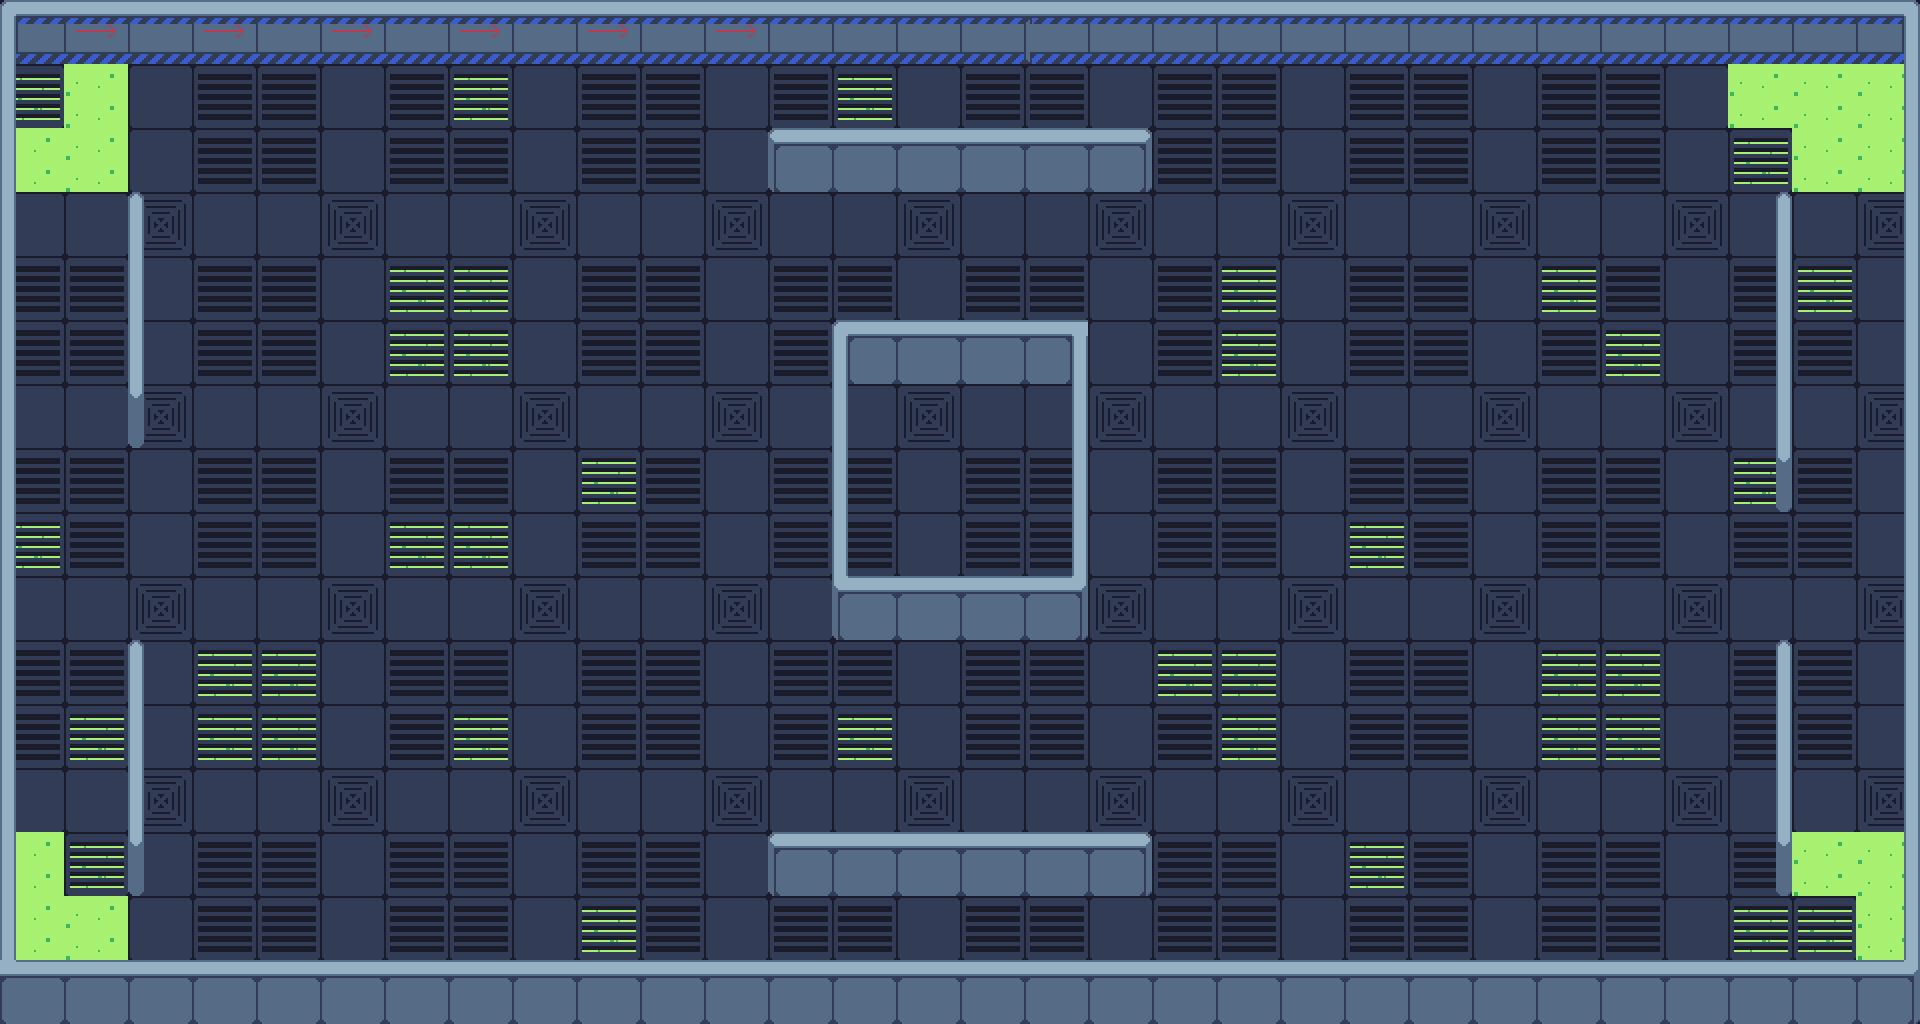

A 2D game scene composited from a Tiled map and its tileset images. What follows is a short description and the map's XML, with every tile layer's data as written:
An orthogonal 30x16 tile map with 64x64 px tiles, 4 tile layers (Ground, Walls, Tile Layer 3, Tile Layer 4).

<map version="1.5" tiledversion="1.7.2" orientation="orthogonal" renderorder="right-down" width="30" height="16" tilewidth="64" tileheight="64" infinite="0" nextlayerid="6" nextobjectid="1">
 <tileset firstgid="1" name="tileset x2" tilewidth="64" tileheight="64" tilecount="851" columns="37">
  <image source="../assets/sprites/Nouveau dossier/tileset x2.png" width="2368" height="1472" />
 </tileset>
 <layer id="1" name="Ground" width="30" height="16">
  <data encoding="csv">
72,72,72,72,72,72,72,72,72,72,72,72,72,72,72,72,72,72,72,72,72,72,72,72,72,72,72,72,72,72,
74,147,72,70,70,72,70,74,72,70,70,72,70,74,72,70,70,72,70,70,72,70,70,72,70,70,72,147,147,147,
147,147,72,70,70,72,70,70,72,70,70,72,74,74,72,70,70,72,70,70,72,70,70,72,70,70,72,74,147,147,
72,72,107,72,72,107,72,72,107,72,72,107,72,72,107,72,72,107,72,72,107,72,72,107,72,72,107,72,72,107,
70,70,72,70,70,72,74,74,72,70,70,72,70,70,72,70,70,72,70,74,72,70,70,72,74,70,72,70,74,72,
70,70,72,70,70,72,74,74,72,70,70,72,70,70,72,74,74,72,70,74,72,70,70,72,70,74,72,70,70,72,
72,72,107,72,72,107,72,72,107,72,72,107,72,72,107,72,72,107,72,72,107,72,72,107,72,72,107,72,72,107,
70,70,72,70,70,72,70,70,72,74,70,72,70,70,72,70,70,72,70,70,72,70,70,72,70,70,72,74,70,72,
74,70,72,70,70,72,74,74,72,70,70,72,70,70,72,70,70,72,70,70,72,74,70,72,70,70,72,70,70,72,
72,72,107,72,72,107,72,72,107,72,72,107,72,72,107,72,72,107,72,72,107,72,72,107,72,72,107,72,72,107,
70,70,72,74,74,72,70,70,72,70,70,72,70,70,72,70,70,72,74,74,72,70,70,72,74,74,72,70,70,72,
70,74,72,74,74,72,70,74,72,70,70,72,70,74,72,70,70,72,70,74,72,70,70,72,74,74,72,70,70,72,
72,72,107,72,72,107,72,72,107,72,72,107,72,72,107,72,72,107,72,72,107,72,72,107,72,72,107,72,72,107,
147,74,72,70,70,72,70,70,72,70,70,72,70,70,72,70,70,72,70,70,72,74,70,72,70,70,72,70,147,147,
147,147,72,70,70,72,70,70,72,74,70,72,70,70,72,70,70,72,70,70,72,70,70,72,70,70,72,74,74,147,
107,72,72,72,72,72,72,72,72,72,72,72,72,72,72,72,72,72,72,72,72,72,72,72,72,72,72,72,72,107
</data>
 </layer>
 <layer id="3" name="Walls" width="30" height="16">
  <data encoding="csv">
3,6,6,6,6,6,6,6,6,6,6,6,6,6,6,6,6,6,6,6,6,6,6,6,6,6,6,6,6,47,
76,0,0,0,0,0,0,0,0,0,0,0,0,0,0,0,0,0,0,0,0,0,0,0,0,0,0,0,0,84,
76,0,0,0,0,0,0,0,0,0,0,0,50,6,6,6,6,200,0,0,0,0,0,0,0,0,0,0,0,84,
76,0,150,0,0,0,0,0,0,0,0,0,0,0,0,0,0,0,0,0,0,0,0,0,0,0,0,158,0,84,
76,0,76,0,0,0,0,0,0,0,0,0,0,0,0,0,0,0,0,0,0,0,0,0,0,0,0,84,0,84,
76,0,76,0,0,0,0,0,0,0,0,0,0,3,6,6,7,0,0,0,0,0,0,0,0,0,0,84,0,84,
76,0,113,0,0,0,0,0,0,0,0,0,0,76,0,0,84,0,0,0,0,0,0,0,0,0,0,84,0,84,
76,0,0,0,0,0,0,0,0,0,0,0,0,76,0,0,84,0,0,0,0,0,0,0,0,0,0,121,0,84,
76,0,0,0,0,0,0,0,0,0,0,0,0,76,0,0,84,0,0,0,0,0,0,0,0,0,0,0,0,84,
76,0,0,0,0,0,0,0,0,0,0,0,0,373,376,376,379,0,0,0,0,0,0,0,0,0,0,0,0,84,
76,0,150,0,0,0,0,0,0,0,0,0,0,0,0,0,0,0,0,0,0,0,0,0,0,0,0,158,0,84,
76,0,76,0,0,0,0,0,0,0,0,0,0,0,0,0,0,0,0,0,0,0,0,0,0,0,0,84,0,84,
76,0,76,0,0,0,0,0,0,0,0,0,0,0,0,0,0,0,0,0,0,0,0,0,0,0,0,84,0,84,
76,0,113,0,0,0,0,0,0,0,0,0,124,376,376,376,376,274,0,0,0,0,0,0,0,0,0,121,0,84,
76,0,0,0,0,0,0,0,0,0,0,0,0,0,0,0,0,0,0,0,0,0,0,0,0,0,0,0,0,84,
261,260,260,260,260,260,260,260,260,260,260,260,260,260,260,260,260,260,260,260,260,260,260,260,260,260,260,260,260,343
</data>
 </layer>
 <layer id="4" name="Tile Layer 3" width="30" height="16">
  <data encoding="csv">
240,285,202,285,202,285,202,285,285,285,285,285,285,285,285,285,140,285,285,285,285,285,285,285,285,285,285,285,285,319,
0,0,0,0,0,0,0,0,0,0,0,0,0,0,0,0,0,0,0,0,0,0,0,0,0,0,0,0,0,0,
0,0,0,0,0,0,0,0,0,0,0,0,0,0,0,0,0,0,0,0,0,0,0,0,0,0,0,0,0,0,
0,0,0,0,0,0,0,0,0,0,0,0,0,0,0,0,0,0,0,0,0,0,0,0,0,0,0,0,0,0,
0,0,0,0,0,0,0,0,0,0,0,0,0,0,0,0,0,0,0,0,0,0,0,0,0,0,0,0,0,0,
0,0,0,0,0,0,0,0,0,0,0,0,0,0,0,0,0,0,0,0,0,0,0,0,0,0,0,0,0,0,
0,0,0,0,0,0,0,0,0,0,0,0,0,0,0,0,0,0,0,0,0,0,0,0,0,0,0,0,0,0,
0,0,0,0,0,0,0,0,0,0,0,0,0,0,0,0,0,0,0,0,0,0,0,0,0,0,0,0,0,0,
0,0,0,0,0,0,0,0,0,0,0,0,0,0,0,0,0,0,0,0,0,0,0,0,0,0,0,0,0,0,
0,0,0,0,0,0,0,0,0,0,0,0,0,0,0,0,0,0,0,0,0,0,0,0,0,0,0,0,0,0,
0,0,0,0,0,0,0,0,0,0,0,0,0,0,0,0,0,0,0,0,0,0,0,0,0,0,0,0,0,0,
0,0,0,0,0,0,0,0,0,0,0,0,0,0,0,0,0,0,0,0,0,0,0,0,0,0,0,0,0,0,
0,0,0,0,0,0,0,0,0,0,0,0,0,0,0,0,0,0,0,0,0,0,0,0,0,0,0,0,0,0,
0,0,0,0,0,0,0,0,0,0,0,0,0,0,0,0,0,0,0,0,0,0,0,0,0,0,0,0,0,0,
0,0,0,0,0,0,0,0,0,0,0,0,0,0,0,0,0,0,0,0,0,0,0,0,0,0,0,0,0,0,
0,0,0,0,0,0,0,0,0,0,0,0,0,0,0,0,0,0,0,0,0,0,0,0,0,0,0,0,0,0
</data>
 </layer>
 <layer id="5" name="Tile Layer 4" width="30" height="16">
  <data encoding="csv">
0,234,0,234,0,234,0,234,0,234,0,234,0,0,0,0,0,0,0,0,0,0,0,0,0,0,0,0,0,0,
0,0,0,0,0,0,0,0,0,0,0,0,0,0,0,0,0,0,0,0,0,0,0,0,0,0,0,0,0,0,
0,0,0,0,0,0,0,0,0,0,0,0,0,0,0,0,0,0,0,0,0,0,0,0,0,0,0,0,0,0,
0,0,0,0,0,0,0,0,0,0,0,0,0,0,0,0,0,0,0,0,0,0,0,0,0,0,0,0,0,0,
0,0,0,0,0,0,0,0,0,0,0,0,0,0,0,0,0,0,0,0,0,0,0,0,0,0,0,0,0,0,
0,0,0,0,0,0,0,0,0,0,0,0,0,0,0,0,0,0,0,0,0,0,0,0,0,0,0,0,0,0,
0,0,0,0,0,0,0,0,0,0,0,0,0,0,0,0,0,0,0,0,0,0,0,0,0,0,0,0,0,0,
0,0,0,0,0,0,0,0,0,0,0,0,0,0,0,0,0,0,0,0,0,0,0,0,0,0,0,0,0,0,
0,0,0,0,0,0,0,0,0,0,0,0,0,0,0,0,0,0,0,0,0,0,0,0,0,0,0,0,0,0,
0,0,0,0,0,0,0,0,0,0,0,0,0,0,0,0,0,0,0,0,0,0,0,0,0,0,0,0,0,0,
0,0,0,0,0,0,0,0,0,0,0,0,0,0,0,0,0,0,0,0,0,0,0,0,0,0,0,0,0,0,
0,0,0,0,0,0,0,0,0,0,0,0,0,0,0,0,0,0,0,0,0,0,0,0,0,0,0,0,0,0,
0,0,0,0,0,0,0,0,0,0,0,0,0,0,0,0,0,0,0,0,0,0,0,0,0,0,0,0,0,0,
0,0,0,0,0,0,0,0,0,0,0,0,0,0,0,0,0,0,0,0,0,0,0,0,0,0,0,0,0,0,
0,0,0,0,0,0,0,0,0,0,0,0,0,0,0,0,0,0,0,0,0,0,0,0,0,0,0,0,0,0,
0,0,0,0,0,0,0,0,0,0,0,0,0,0,0,0,0,0,0,0,0,0,0,0,0,0,0,0,0,0
</data>
 </layer>
</map>
